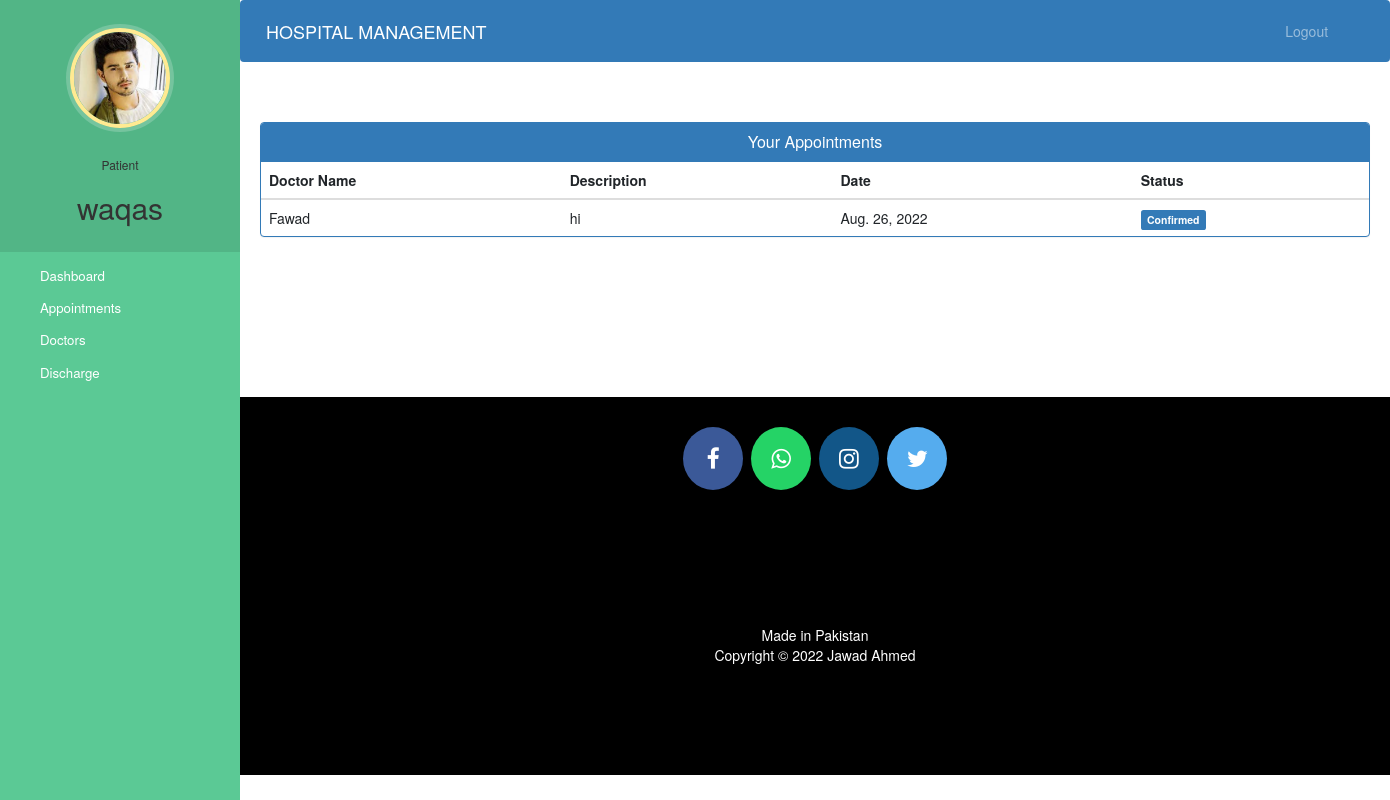
/patient-view-appointment (signed in), run on an earlier commit of the app's database.
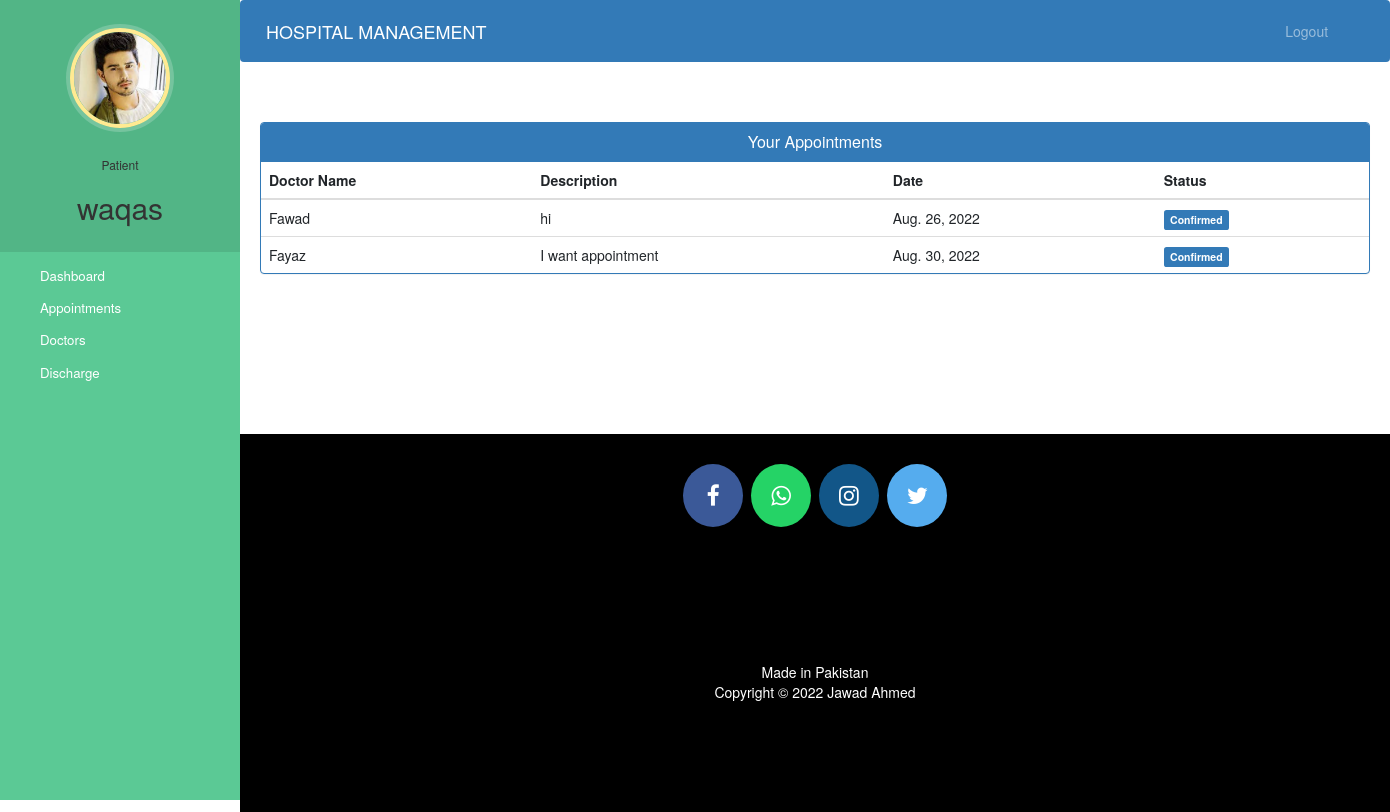
And on a later commit of the database.
### hospital/models.py (models this page shows, shortened)
class Patient(models.Model):
    user=models.OneToOneField(User,on_delete=models.CASCADE)
    profile_pic= models.ImageField(upload_to='profile_pic/PatientProfilePic/',null=True,blank=True)
    address = models.CharField(max_length=40)
    mobile = models.CharField(max_length=20,null=False)
    symptoms = models.CharField(max_length=100,null=False)
    assignedDoctorId = models.PositiveIntegerField(null=True)
    admitDate=models.DateField(auto_now=True)
    status=models.BooleanField(default=False)

class Appointment(models.Model):
    patientId=models.PositiveIntegerField(null=True)
    doctorId=models.PositiveIntegerField(null=True)
    patientName=models.CharField(max_length=40,null=True)
    doctorName=models.CharField(max_length=40,null=True)
    appointmentDate=models.DateField(auto_now=True)
    description=models.TextField(max_length=500)
    status=models.BooleanField(default=False)

### hospital/views.py (the view)
# urls.py: path('patient-view-appointment', views.patient_view_appointment_view,
@login_required(login_url='patientlogin')
@user_passes_test(is_patient)
def patient_view_appointment_view(request):
    patient = models.Patient.objects.get(user_id=request.user.id)
    appointments = models.Appointment.objects.all().filter(patientId=request.user.id)
    return render(request, 'hospital/patient_view_appointment.html', {'appointments': appointments, 'patient': patient})

### hospital/views.py (called while the page is built)
def is_patient(user):
    return user.groups.filter(name='PATIENT').exists()

### hospital/templates/hospital/patient_view_appointment.html (shortened to what this page needs)
{% extends 'hospital/patient_base.html' %}
{% block content %}
<head>
    <link href="//netdna.bootstrapcdn.com/bootstrap/3.0.0/css/bootstrap.min.css" rel="stylesheet" id="bootstrap-css">
</head>
<div class="container">
    <div class="panel panel-primary">
        <div class="panel-heading">
            <h6 class="panel-title">Your Appointments</h6>
        </div>
        <table class="table table-hover" id="dev-table">
            <thead>
                <tr>
                    <th>Doctor Name</th>
                    <th>Description</th>
                    <th>Date</th>
                    <th>Status</th>
                </tr>
            </thead>
            {% for a in appointments %}
            <tr>
                <td> {{a.doctorName}}</td>
                <td>{{a.description}}</td>
                <td>{{a.appointmentDate}}</td>
                {%if a.status%}
                <td> <span class="label label-primary">Confirmed</span></td>
                {% else %}
                <td> <span class="label label-success">Pending</span></td>
                {% endif %}
            </tr>
            {% endfor %}
        </table>
    </div>
</div>
{% endblock content %}

### hospital/templates/hospital/patient_base.html (shortened to what this page needs)
<!DOCTYPE html>
{% load static %}
<html lang="en">
<head>
    <link rel="stylesheet" href="https://stackpath.bootstrapcdn.com/bootstrap/4.3.1/css/bootstrap.min.css">
    <link rel="stylesheet" href="https://maxcdn.bootstrapcdn.com/font-awesome/4.7.0/css/font-awesome.min.css">
</head>
<body>
    <nav class="menu" tabindex="0">
        <header class="avatar">
            <img src="{% static patient.profile_pic.url %}" alt="Profile Pic" />
            <br><br>
            <h6>Patient</h6>
            <h2>{{request.user.first_name}}</h2>
        </header>
        <ul>
            <li tabindex="0" class="icon-dashboard"> <a style="color:white; text-decoration:none;"
                    href="/patient-dashboard"><span>Dashboard</span></a> </li>
            <li tabindex="0" class="icon-calendar"> <a style="color:white; text-decoration:none;"
                    href="/patient-appointment"><span>Appointments</span></a></li>
            <li tabindex="0" class="icon-users"> <a style="color:white; text-decoration:none;"
                    href="/patient-view-doctor"><span>Doctors</span></a></li>
            <li tabindex="0" class="icon-users"> <a style="color:white; text-decoration:none;"
                    href="/patient-discharge"><span>Discharge</span></a></li>
        </ul>
    </nav>
    <main>
        <div class="bs-example">
            <nav class="navbar navbar-expand-md  navbar-dark fixed-top" style="background:#337AB7;">
                <a href="/patient-dashboard" class="navbar-brand">HOSPITAL MANAGEMENT</a>
                <div class="collapse navbar-collapse justify-content-between" id="navbarCollapse">
                    <div class="navbar-nav" style=" margin-left: 90%;">
                        <a href="/logout" class="nav-item nav-link">Logout</a>
                    </div>
                </div>
            </nav>
        </div>
        <br><br>
        {% block content %}
        {% endblock content %}
        <br><br><br><br><br><br><br>
        <footer>
            <p>
                <a id="ftr" href="https://facebook.com/sumit.luv/" class="fa fa-facebook"></a>
                <a id="ftr"
                    href="https://api.whatsapp.com/send?phone=919572181024&text=Hello%20Sumit.%0d%0aHow%20are%20you%20%3f%0d%0aI%20came%20from%20your%20website.&source=&data=#"
                    class="fa fa-whatsapp"></a>
                <a id="ftr" href="https://instagram.com/sumit.luv" class="fa fa-instagram"></a>
                <a id="ftr" href="https://twitter.com/sumitkumar1503" class="fa fa-twitter"></a>
            </p>
            <br>
            <div class="container">
                <div class="row">
                    <div class="col-md-12 col-sm-12">
                        <div style="color:#ffffff;" class="wow fadeInUp footer-copyright">
                            <p>Made in Pakistan <br>
                                Copyright &copy; 2022 Jawad Ahmed </p>
                        </div>
                    </div>
                </div>
            </div>
        </footer>
    </main>
</body>
</html>

### hospital/templates/hospital/patient_base.html (style rules this page uses)
a:link { text-decoration: none; }
a { color: white; }
footer { padding: 0px 0px 0px 0px; background-color: black; margin: 0px; }
#ftr { padding: 20px; }
.fa { font-size: 23px; width: 60px; text-align: center; text-decoration: none; margin: 5px 2px; border-radius: 50%; }
.fa-facebook { background: #3B5998; color: white; margin-top: 30px; }
.fa-whatsapp { background: #25d366; color: white; }
.fa-twitter { background: #55ACEE; color: white; }
.fa-instagram { background: #125688; color: white; }
p { text-align: center; }
body { padding-left: 240px; }
main { position: relative; height: 100vh; }
.menu { background: #5bc995; height: 100vh; width: 240px; position: fixed; top: 0px; left: 0; z-index: 5; outline: none; }
.menu .avatar { background: rgba(0, 0, 0, 0.1); padding: 2em 0.5em; text-align: center; }
.menu .avatar img { width: 100px; border-radius: 50%; overflow: hidden; border: 4px solid #ffea92; box-shadow: 0 0 0 4px rgba(255, 255, 255, 0.2); }
.menu .avatar h2 { font-weight: normal; margin-bottom: 0; }
.menu ul { list-style: none; padding: 0.5em 0; margin: 0; }
.menu ul li { padding: 0.5em 1em 0.5em 3em; font-size: 0.95em; font-weight: regular; background-repeat: no-repeat; background-position: left 15px center; background-size: auto 20px; transition: all 0.15s linear; cursor: pointer; }
.menu ul li.icon-dashboard { background-image: url("http://www.entypo.com/images//gauge.svg"); }
.menu ul li.icon-users { background-image: url("http://www.entypo.com/images//users.svg"); }
.menu ul li.icon-calendar { background-image: url("http://www.entypo.com/images//calendar.svg"); }

### hospital/templates/hospital/patient_view_appointment.html (style rules this page uses)
a:link { text-decoration: none; }
h6 { text-align: center; }
.row { margin: 100px; }

What changed in the data, as far as the page shows it:
added Appointment: doctorName "Fayaz", description "I want appointment", appointmentDate "Aug. 30, 2022", status "Confirmed"
